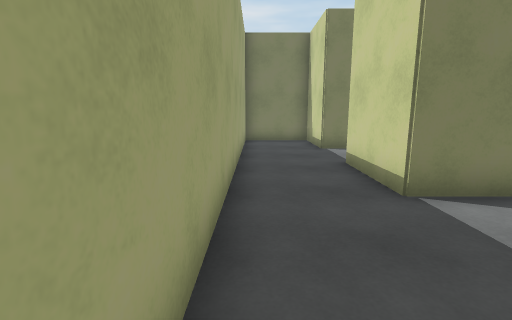
View 1 (above)

24 first-person views from a walk through a 3-D level made in the Unity game engine. The camera is 1.4 m above the floor, tilts 10° down and sees 85° across. The floor is counted in squares, 1 m on a side. Each view is taken from the middle of a square. On the plan, view 1 faces up. The plan holds only what a view shows up to about 14 squares ahead; the rest is blank. The player is left out. Door leaves are left out, so doorways stand open.

View 2
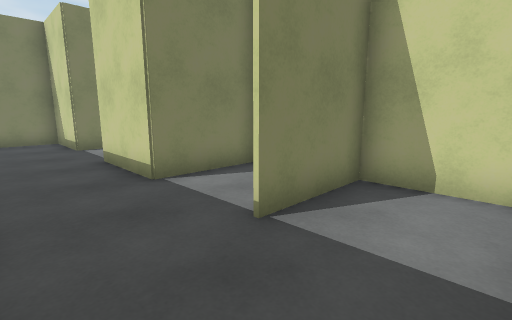

View 3
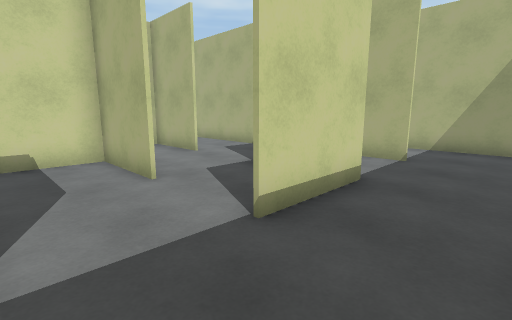

View 4
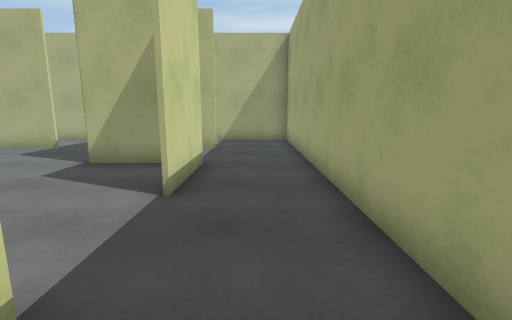

View 5
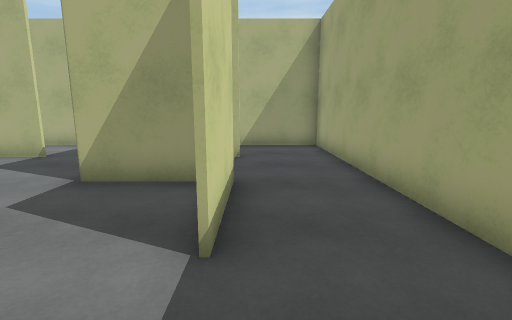

View 6
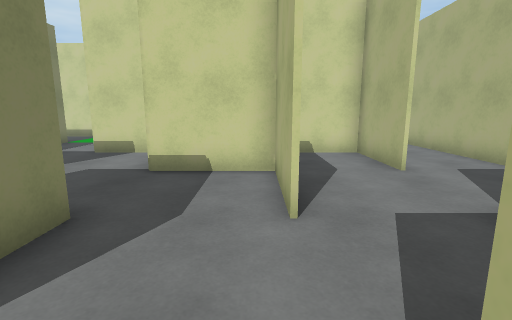

View 7
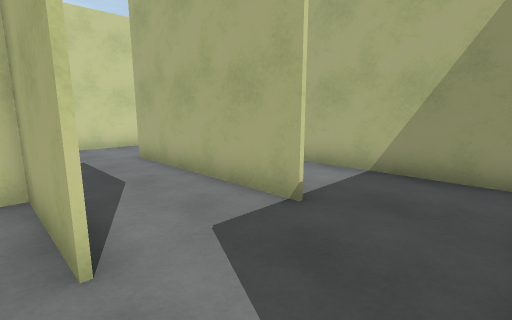

View 8
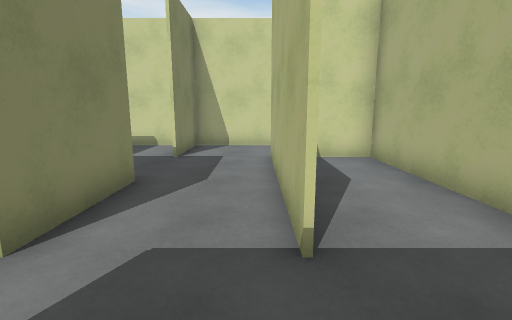

View 9
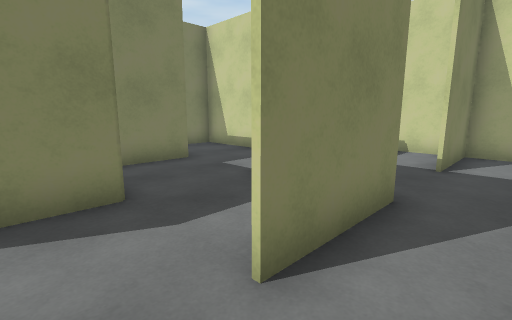

View 10
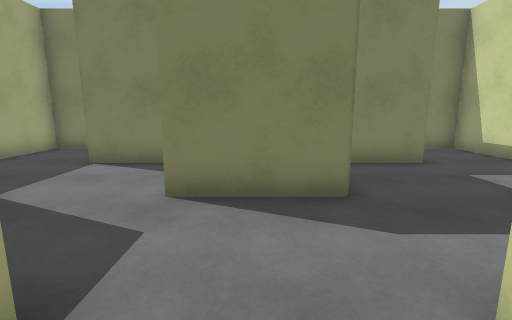

View 11
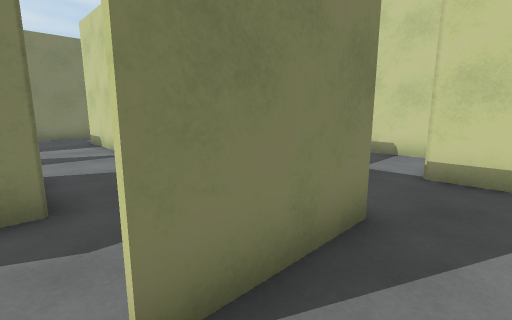

View 12
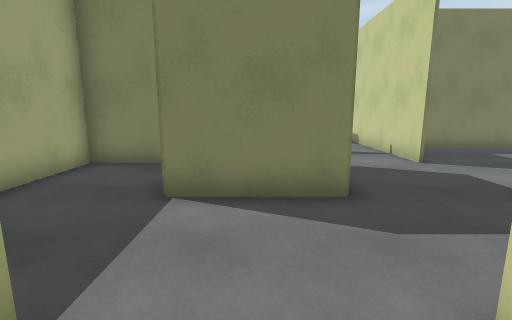

View 13
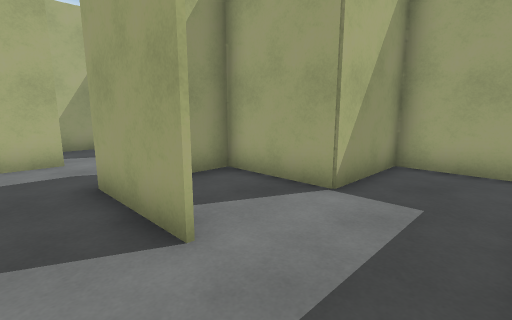

View 14
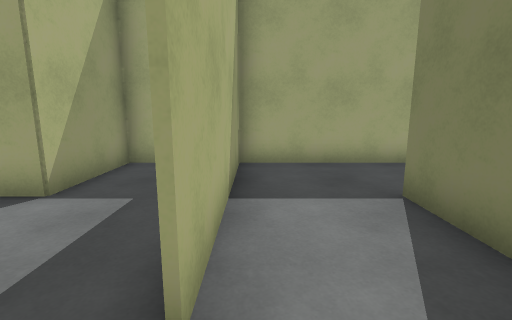

View 15
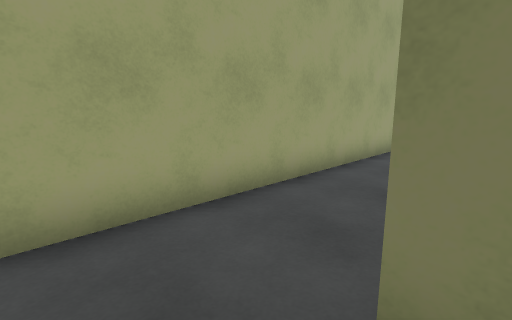

View 16
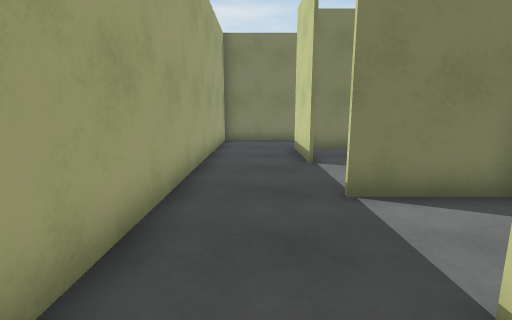

View 17
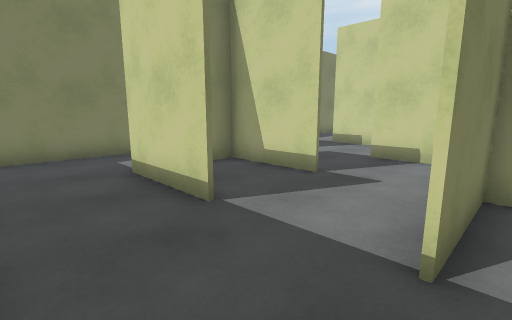

View 18
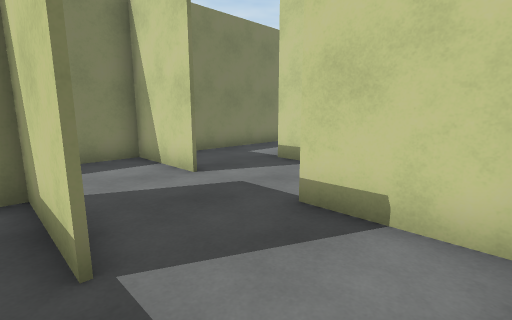

View 19
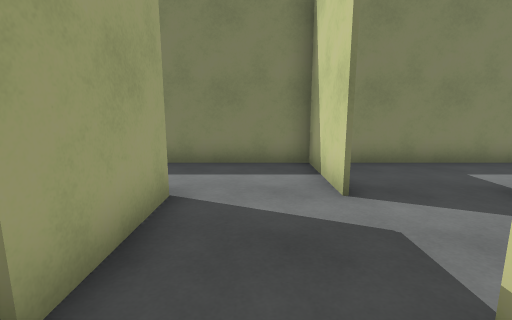

View 20
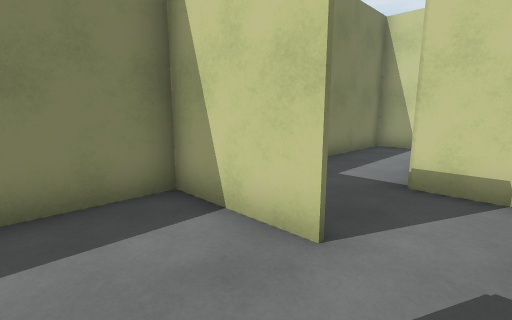

View 21
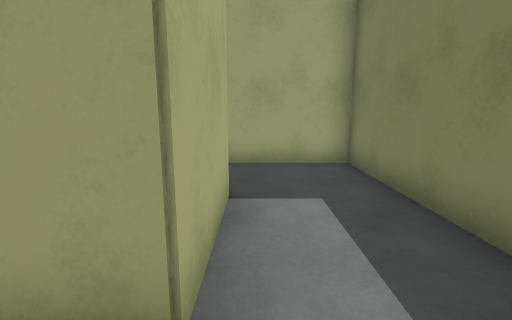

View 22
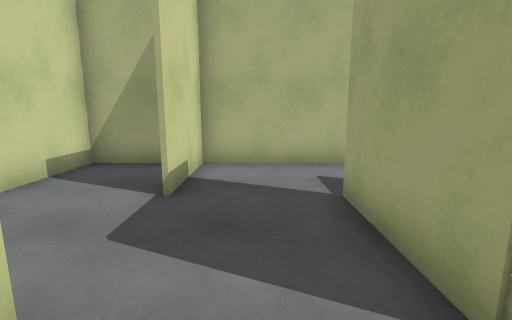

View 23
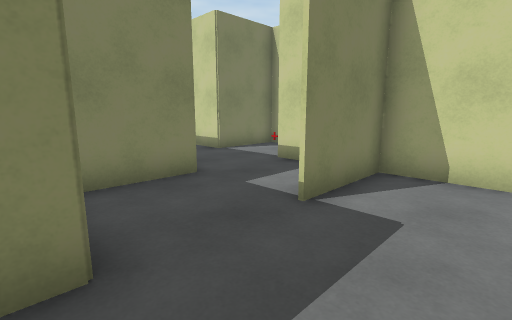

View 24
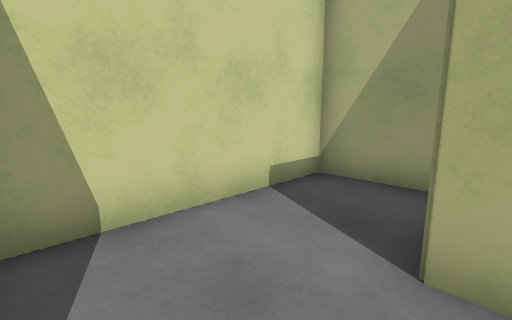

### Floor plan
Ten units are one square. View 1 is at (0, 0); x grows to the right and y downward. Boxes are objects, and circles mark ways between rooms. Rooms are numbered by the first view taken in them; rooms with no view inside come last. Other rooms are left out.
<svg viewBox="-11 -320 191 341">
<path fill="none" stroke="#000" d="M31 -45 56 -45M54 -75 85 -75 85 -106M54 -44 25 -44 25 -76M65 -74 55 -74M24 -15 39 -15M55 -104 25 -104 25 -134 -5 -134M55 9 55 -14 25 -14M-5 -130 -5 15 34 15M116 -44 85 -44M84 -15 146 -15M84 -45 115 -45 115 -76M86 -74 65 -74M146 -74 121 -74M145 16 145 -2M175 -44 145 -44M61 15 174 15 174 -76M55 -254 55 -285 55 -254M55 -224 25 -224M45 -226 115 -226 115 -286M25 -254 25 -285 55 -285 31 -285M85 -225 85 -255M85 -284 85 -315M45 -195 25 -195M85 -155 85 -195M-5 -166 55 -166M174 -301 174 -315 -5 -315 -5 -160M-6 -136 25 -136 25 -106 36 -106M-5 -160 -5 -130"/>
<circle cx="60" cy="-55" r="3" fill="#2a7"/>
<text x="30" y="-60">1</text>
<text x="110" y="-30">2</text>
<text x="60" y="-250">3</text>
<text x="30" y="-140">4</text>
</svg>
Room 1 opens to room 2.

Where each view was taken, in squares from view 1:
view 1: 0 up, 0 right, facing up
view 2: 1 down, 0 right, facing up-right
view 3: 10 up, 0 right, facing down-right
view 4: 12 up, 1 right, facing down
view 5: 10 up, 2 right, facing down
view 6: 8 up, 2 right, facing right
view 7: 5 up, 6 right, facing down-right
view 8: 2 up, 6 right, facing right
view 9: 3 up, 7 right, facing up-right
view 10: 3 up, 7 right, facing up
view 11: 6 up, 5 right, facing up-right
view 12: 6 up, 4 right, facing up
view 13: 16 up, 7 right, facing down-left
view 14: 17 up, 7 right, facing left
view 15: 18 up, 3 right, facing up-left
view 16: 18 up, 1 right, facing up
view 17: 22 up, 0 right, facing up-right
view 18: 23 up, 5 right, facing up-right
view 19: 24 up, 7 right, facing up
view 20: 27 up, 6 right, facing up-right
view 21: 29 up, 7 right, facing left
view 22: 30 up, 7 right, facing down
view 23: 2 up, 11 right, facing up-right
view 24: 4 up, 14 right, facing down-right
